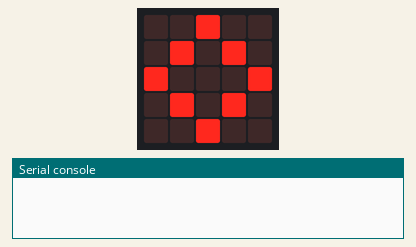
Bench run of a program on a simulated BBC micro:bit (MakeCode). On the bench: the board's 5×5 LED display, the last lines printed to the serial console. No radio messages arrive unless stated (any console line starting 'radio sent:' is added by the test bench).

Above: at 0.1 s.
At 0.8 s:
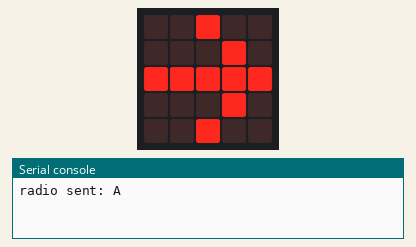

Measured:
- what the display in image 1 shows lasts 0.4 s, from 0.6 s to 1.0 s

The program:

main.ts
```typescript
basic.showIcon(IconNames.Diamond)
radio.setGroup(1)
radio.setTransmitPower(6)
basic.forever(function () {
    radio.sendString("A")
    basic.showLeds(`
        . . # . .
        . . . # .
        # # # # #
        . . . # .
        . . # . .
        `)
    basic.showLeds(`
        . . . . .
        . . . . .
        . . . . .
        . . . . .
        . . . . .
        `)
})
```

test.ts
```typescript
// les tests vont ici ; cela ne sera pas compilé si ce paquet est utilisé en tant qu'extension.
```
